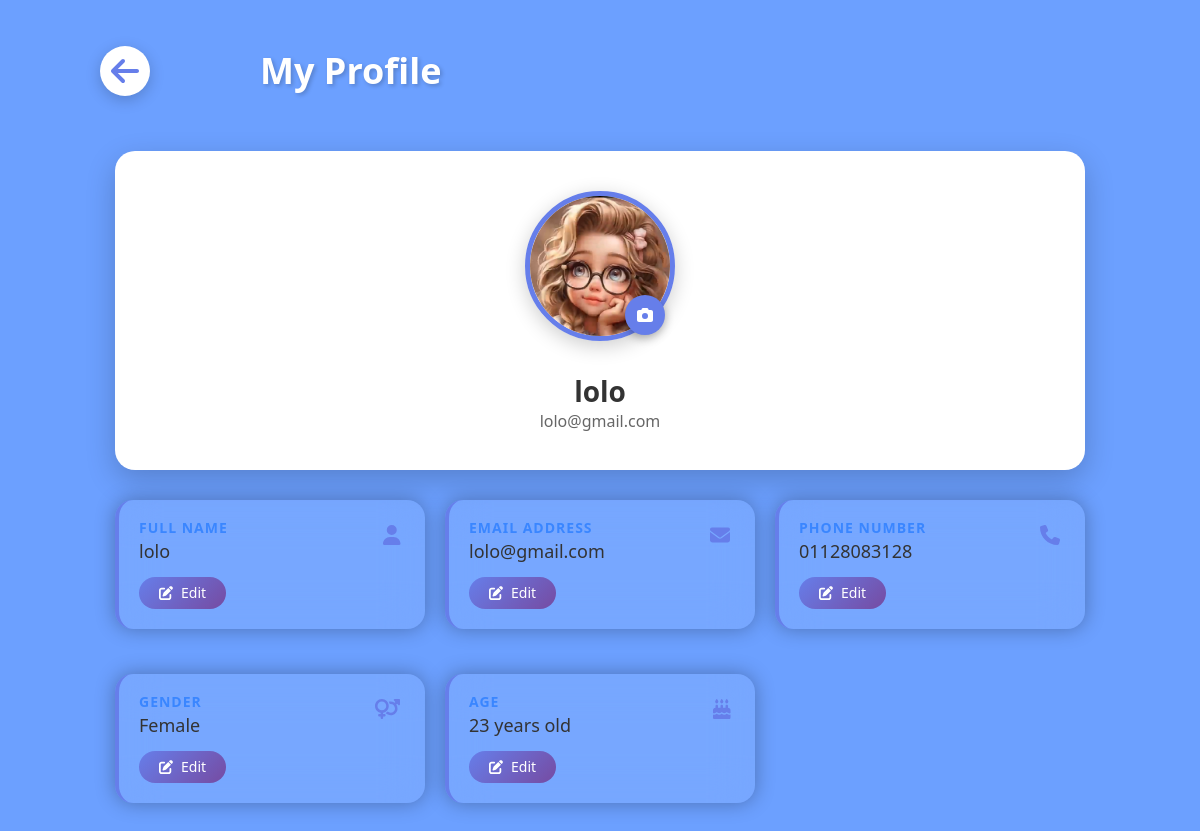
/profile/ (signed in), run on the app's committed database.
### MediScanApp/models.py (models this page shows, shortened)
class User(AbstractUser):
    GENDER_CHOICES = [
        ("Female", "Female"),
        ("Male", "Male")
    ]
    phone_validator = RegexValidator(
        regex=r'^\d{11,15}$',
        message="Phone number must be 11 to 15 digits."
    )
    username = None
    name = models.CharField(max_length=200)
    email = models.EmailField(unique=True)
    phone = models.CharField(unique=True, max_length=15, validators=[phone_validator])
    gender = models.CharField(max_length=10, choices=GENDER_CHOICES)
    age = models.PositiveIntegerField(validators=[MinValueValidator(1), MaxValueValidator(120)],null=True)
    created_at = models.DateTimeField(auto_now_add=True)
    avater=models.ImageField(null=True, default='img/profile.jpg')
    USERNAME_FIELD = 'email'
    REQUIRED_FIELDS = []
    objects = UserManager()

### MediScanApp/views.py (the view)
# urls.py: path('profile/', views.profile, name='profile'),
@login_required(login_url='login')
def profile(request):
    user = request.user
    context = {
        'user': user ,
    }
    return render(request, 'mediScanApp/profile1.html', context)

### MediScanApp/templates/MediScanApp/profile1.html (shortened to what this page needs)
{% load static %}
<!DOCTYPE html>
<html lang="en">
    <head>
        <link rel="stylesheet" href="{% static 'css/normalize.css' %}">
        <link rel="stylesheet" href="{% static 'css/all.min.css' %}">
        <link rel="stylesheet" href="{% static 'css/style.css' %}">
    </head>
    <body>
        <main class="profile">
            <div class="head">
                <a href="{% url 'home' %}" class="btn-back">
                    <i class="fa fa-arrow-left"></i>
                </a>
                <h1>My Profile</h1>
            </div>
            <div class="container">
                <div class="profile-header">
                    <div class="profile-image-wrapper">
                        <img src="{{user.avater.url}}" alt="Profile Picture">
                        <form action="" method="post">
                            <label>
                                <a href="{% url 'updateProfile' user.id %}" class="edit-image-btn">
                                    <i class="fas fa-camera"></i>
                                </a>
                            </label>
                        </form>
                    </div>
                    <h2 class="profile-name">{{ user.name }}</h2>
                    <p class="profile-email">{{ user.email }}</p>
                </div>
                <div class="boxs">
                    <div class="box">
                        <i class="fas fa-user info-icon"></i>
                        <h3>Full Name</h3>
                        <span>{{ user.name }}</span>
                        <a href="{% url 'updateProfile' user.id %}" class="edit">
                            <i class="fas fa-edit"></i> Edit
                        </a>
                    </div>
                    <div class="box">
                        <i class="fas fa-envelope info-icon"></i>
                        <h3>Email Address</h3>
                        <span>{{ user.email }}</span>
                        <a href="{% url 'updateProfile' user.id %}" class="edit">
                            <i class="fas fa-edit"></i> Edit
                        </a>
                    </div>
                    <div class="box">
                        <i class="fas fa-phone info-icon"></i>
                        <h3>Phone Number</h3>
                        <span>{{ user.phone }}</span>
                        <a href="{% url 'updateProfile' user.id %}" class="edit">
                            <i class="fas fa-edit"></i> Edit
                        </a>
                    </div>
                    <div class="box">
                        <i class="fas fa-venus-mars info-icon"></i>
                        <h3>Gender</h3>
                        <span>{{ user.gender }}</span>
                        <a href="{% url 'updateProfile' user.id %}" class="edit">
                            <i class="fas fa-edit"></i> Edit
                        </a>
                    </div>
                    <div class="box">
                        <i class="fas fa-birthday-cake info-icon"></i>
                        <h3>Age</h3>
                        <span>{{ user.age }} years old</span>
                        <a href="{% url 'updateProfile' user.id %}" class="edit">
                            <i class="fas fa-edit"></i> Edit
                        </a>
                    </div>
                </div>
            </div>
    </body>
</html>

### MediScan/static/css/style.css (style rules this page uses)
:root { --primary-color: #3A8EF6; --primary-blue: #0D8EFF; --primary-alt-color: #3A86FF; --primary-dark: #2F6EC8; --secondary-color: #6CA0FF; --secondary-alt-color: #1EC8A5; --navy-dark: #0F1D63; --mint-green: #23D6A6; --soft-gray: #E9EDF5; --gray-color: #9DA3AF; --text-dark: #0A1330; --white-color: #ffffff; --section-padding: 80px; --button-padding: 14px 26px; --input-padding: 14px 18px; --card-padding: 24px; --card-radius: 20px; --dark-color: #0B0F19; --background-light: #F4F7FE; --blue-color: #0075ff; --blue-alt-color: #0d96d5; --orange-color: #f59e0b; --green-color: #22c55e; --red-color: #f44336; }
* { box-sizing: border-box; margin: 0; padding: 0; }
html { scroll-behavior: smooth; }
body { font-family: Arial, Helvetica, sans-serif; }
a { text-decoration: none; }
.container { max-width: 1140px; margin-left: auto; margin-right: auto; padding-left: 15px; padding-right: 15px; }
@media (min-width:768px) { .container { width: 750px; } }
@media (min-width:992px) { .container { width: 970px; } }
@media (min-width:1200px) { .container { width: 1170px; } }
.profile { background-color: var(--secondary-color); min-height: 100vh; padding-bottom: 80px; position: relative; }
.profile h1 { margin: 0; text-align: center; padding: 30px; color: #e6e6e6; }
.profile .box { background: rgba(255, 255, 255, 0.08); border-radius: 18px; padding: 20px; margin-bottom: 25px; -webkit-backdrop-filter: blur(20px); backdrop-filter: blur(20px); box-shadow: 0 0 20px rgba(0, 0, 0, 0.3); width: 100%; }
.profile .head { display: flex; position: relative; color: white; }
.profile .head a svg { position: absolute; top: 50%; transform: translateY(-50%); font-size: 2em; padding: 20px; color: white; }
.profile .head h1 { margin-left: 60px; }
.profile .box h3 { margin-bottom: 5px; color: var(--primary-alt-color); }
.profile .box:first-child a { display: flex; width: -webkit-fit-content; width: -moz-fit-content; width: fit-content; }

### data on the page
User: avater (picture), name "lolo", email "lolo@gmail.com", phone "01128083128", gender "Female", age "23"
